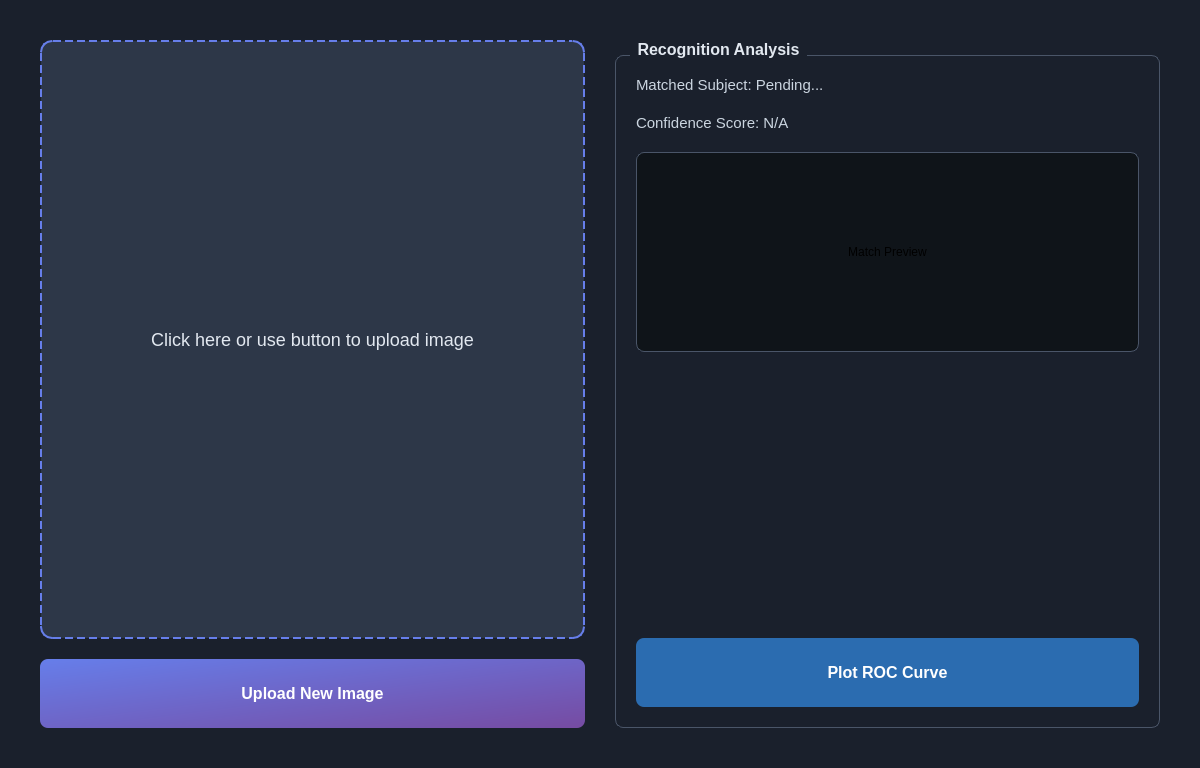
<?xml version="1.0" encoding="UTF-8"?>
<ui version="4.0">
 <class>MainWindow</class>
 <widget class="QMainWindow" name="MainWindow">
  <property name="geometry">
   <rect>
    <x>0</x>
    <y>0</y>
    <width>1200</width>
    <height>768</height>
   </rect>
  </property>
  <property name="minimumSize">
   <size>
    <width>1000</width>
    <height>700</height>
   </size>
  </property>
  <property name="windowTitle">
   <string>Eigenface Recognition System</string>
  </property>
  <property name="styleSheet">
   <string notr="true">
QMainWindow { background-color: #0f1419; }
QWidget#centralwidget { background-color: #1a202c; }

/* Left Panel Styles */
QLabel#image_label {
    background-color: #2d3748;
    color: #e2e8f0;
    border: 2px dashed #667eea;
    border-radius: 12px;
    font-size: 18px;
}
QLabel#image_label:hover {
    border: 2px dashed #764ba2;
    background-color: #354054;
}

/* Right Panel Styles */
QGroupBox#results_group {
    color: #e2e8f0;
    font-size: 16px;
    font-weight: bold;
    border: 1px solid #4a5568;
    border-radius: 8px;
    margin-top: 15px;
}
QGroupBox#results_group::title {
    subcontrol-origin: margin;
    left: 15px;
    padding: 0 5px;
}
/* Fixed: Targeting elements by their exact ID instead of a class */
QLabel#subject_info, QLabel#distance_info {
    color: #cbd5e0;
    font-size: 15px;
    font-weight: normal;
}
QLabel#match_label {
    background-color: #0f1419;
    border: 1px solid #4a5568;
    border-radius: 8px;
}

/* Buttons */
QPushButton {
    background-color: qlineargradient(spread:pad, x1:0, y1:0, x2:1, y2:1, stop:0 #667eea, stop:1 #764ba2);
    color: white;
    font-size: 16px;
    font-weight: bold;
    border-radius: 8px;
    padding: 12px;
    min-height: 45px;
}
QPushButton:hover {
    background-color: qlineargradient(spread:pad, x1:0, y1:0, x2:1, y2:1, stop:0 #764ba2, stop:1 #667eea);
}
QPushButton#roc_btn {
    background-color: #2b6cb0;
}
QPushButton#roc_btn:hover {
    background-color: #2c5282;
}
   </string>
  </property>
  <widget class="QWidget" name="centralwidget">
   <layout class="QHBoxLayout" name="horizontalLayout">
    <property name="spacing">
     <number>30</number>
    </property>
    <property name="margin">
     <number>40</number>
    </property>

    <!-- Left Side: Input & Detection -->
    <item>
     <layout class="QVBoxLayout" name="left_layout" stretch="1,0">
      <property name="spacing">
       <number>20</number>
      </property>
      <item>
       <widget class="QLabel" name="image_label">
        <property name="cursor">
         <cursorShape>PointingHandCursor</cursorShape>
        </property>
        <property name="text">
         <string>Click here or use button to upload image</string>
        </property>
        <property name="alignment">
         <set>Qt::AlignCenter</set>
        </property>
       </widget>
      </item>
      <item>
       <widget class="QPushButton" name="upload_btn">
        <property name="cursor"><cursorShape>PointingHandCursor</cursorShape></property>
        <property name="text"><string>Upload New Image</string></property>
       </widget>
      </item>
     </layout>
    </item>

    <!-- Right Side: Results & Analysis -->
    <item>
     <widget class="QGroupBox" name="results_group">
      <property name="title"><string>Recognition Analysis</string></property>
      <property name="maximumWidth"><number>400</number></property>
      <layout class="QVBoxLayout" name="verticalLayout_2">
       <property name="spacing"><number>20</number></property>
       <property name="margin"><number>20</number></property>
       <item>
        <widget class="QLabel" name="subject_info">
         <!-- Removed the invalid class property here -->
         <property name="text"><string>Matched Subject: Pending...</string></property>
        </widget>
       </item>
       <item>
        <widget class="QLabel" name="distance_info">
         <!-- Removed the invalid class property here -->
         <property name="text"><string>Confidence Score: N/A</string></property>
        </widget>
       </item>
       <item>
        <widget class="QLabel" name="match_label">
         <property name="minimumSize"><size><width>150</width><height>200</height></size></property>
         <property name="text"><string>Match Preview</string></property>
         <property name="alignment"><set>Qt::AlignCenter</set></property>
        </widget>
       </item>
       <item>
        <spacer name="verticalSpacer">
         <property name="orientation"><enum>Qt::Vertical</enum></property>
         <property name="sizeHint"><size><width>20</width><height>40</height></size></property>
        </spacer>
       </item>
       <item>
        <widget class="QPushButton" name="roc_btn">
         <property name="cursor"><cursorShape>PointingHandCursor</cursorShape></property>
         <property name="text"><string>Plot ROC Curve</string></property>
        </widget>
       </item>
      </layout>
     </widget>
    </item>
   </layout>
  </widget>
 </widget>
 <resources/>
 <connections/>
</ui>
